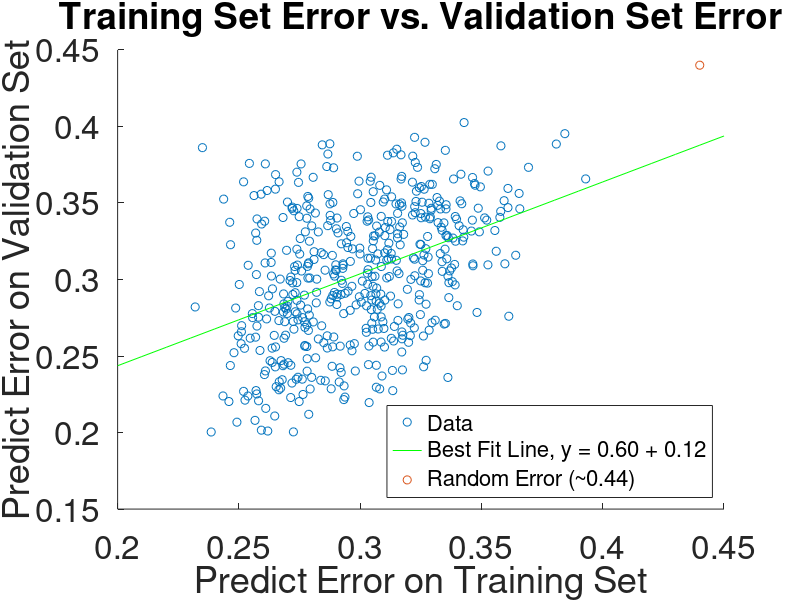

MATLAB code for this plot:
A = [0.328013020767 0.314636338321;
0.335381264609 0.346137059821;
0.312023400251 0.301938052201;
0.291349982701 0.233030935926;
0.3392014295 0.341144401408;
0.316295891243 0.334304447989;
0.299661510679 0.288710412395;
0.352726943622 0.37081605529;
0.28273263968 0.331079466343;
0.261075230163 0.215801498696;
0.269252879674 0.263619148882;
0.328909782875 0.340811245285;
0.321680269698 0.380563403458;
0.256888078783 0.262323865219;
0.304391568146 0.350324169008;
0.2537161844 0.223877496772;
0.295947224965 0.311817675502;
0.312849818148 0.261567681831;
0.339726184147 0.33944646971;
0.27398602567 0.346442495127;
0.27297235513 0.308442317916;
0.302955579184 0.30408559277;
0.317202754361 0.265724665198;
0.30325834789 0.306417179312;
0.322516484815 0.302441710336;
0.329730293748 0.36214602162;
0.369395635554 0.373279916964;
0.310090664371 0.35253550543;
0.294297756175 0.334613554087;
0.297994438959 0.240202779676;
0.283723576618 0.23414571783;
0.302457363949 0.268098402572;
0.31539831903 0.327161590846;
0.302623629782 0.282783473836;
0.269969410057 0.277800055695;
0.328346354101 0.349803422698;
0.330773060598 0.372353991038;
0.355529674354 0.332004253057;
0.284925242399 0.316249082302;
0.38086178409 0.388490417964;
0.33499165422 0.319806080859;
0.261629967174 0.358136756031;
0.275633494511 0.375491253386;
0.304919664481 0.301898179793;
0.27715188645 0.256468950153;
0.293729989958 0.223169413433;
0.312793406074 0.317001721475;
0.305113929605 0.267482595377;
0.342720429019 0.327652337915;
0.296581327055 0.295553910028;
0.250159987511 0.296738310423;
0.32637932373 0.358994202678;
0.268432174713 0.290570618465;
0.27457621326 0.363431432116;
0.270310776942 0.245649983545;
0.322676058834 0.343639401534;
0.34188150511 0.34948608896;
0.330936718902 0.273378522063;
0.282759052513 0.26114541404;
0.303636979655 0.256515784411;
0.326159202721 0.242963595858;
0.269484865362 0.280690995165;
0.315576069804 0.273269031164;
0.298317392809 0.283435102909;
0.268909546594 0.27241525531;
0.325367315595 0.197905875801;
0.294379281537 0.324013442698;
0.306786427348 0.334920128604;
0.272174096858 0.29778562568;
0.322322506603 0.268391939445;
0.315443094268 0.329872028556;
0.266481717762 0.273139287613;
0.245889023907 0.22026657553;
0.289951975899 0.309589630642;
0.338260854156 0.327068934964;
0.29502183911 0.292338421812;
0.346253318481 0.338770664034;
0.308081981047 0.361493000177;
0.3150860147 0.385111389585;
0.309778992937 0.268011695906;
0.360923250888 0.359492164755;
0.287796266761 0.338563707248;
0.31015866265 0.328639401534;
0.288652970811 0.256001113896;
0.268336413424 0.278738006633;
0.310015704244 0.255845041898;
0.33582543058 0.328809017493;
0.309370201598 0.272350446824;
0.286824814562 0.355431128326;
0.27108849565 0.299334573808;
0.305365450664 0.259054327739;
0.327194374826 0.247194121668;
0.265107718792 0.255949722792;
0.285524020489 0.306072124756;
0.316867117288 0.365622389307;
0.263353248441 0.317203615098;
0.317428022919 0.240924406977;
0.260796570551 0.310811245285;
0.258461574812 0.292093111567;
0.265376876535 0.229962152857;
0.278451330346 0.300927951191;
0.314909782875 0.312528290423;
0.297346050311 0.343117516012;
0.312918525269 0.33793600162;
0.306582786934 0.285905166958;
0.312895133457 0.31338573707;
0.287615191177 0.341893369788;
0.327745862974 0.297625882889;
0.269878163422 0.282694235589;
0.32247289942 0.347580061264;
0.273848662059 0.297962456647;
0.322728631343 0.376450849346;
0.308622304921 0.259118123592;
0.336167480992 0.23599643047;
0.317111684936 0.36736740842;
0.26859635621 0.261602364497;
0.30850562433 0.290451760715;
0.288053281352 0.287396015291;
0.288046910205 0.228579276474;
0.307045889134 0.28052758158;
0.274856737804 0.341034910509;
0.311393914078 0.337902331587;
0.316496746918 0.322648667122;
0.299521640802 0.364233437128;
0.302853488941 0.338080301765;
0.279343409028 0.346076934761;
0.30744187067 0.267653350548;
0.252311080732 0.255047720311;
0.281894112385 0.284727728412;
0.30013246922 0.345577960052;
0.285597073492 0.23375610744;
0.324961671856 0.299053315106;
0.27865563741 0.266734639629;
0.277014041839 0.272428672692;
0.336543986228 0.288153844206;
0.287489751314 0.285312270575;
0.349552880518 0.360513024987;
0.255645055399 0.275063289537;
0.323642110326 0.373278777752;
0.27922235724 0.30098554467;
0.247973198991 0.252161590846;
0.288733078487 0.350347079821;
0.305412909378 0.325212273107;
0.311269334954 0.381189969874;
0.332119760681 0.33715690742;
0.34644501827 0.310120883016;
0.286233040514 0.373796992481;
0.274364952786 0.273608263082;
0.311239631064 0.319450013924;
0.319639764394 0.27415660363;
0.364126714092 0.315827953723;
0.365524484612 0.356212754107;
0.282099820258 0.300229234703;
0.272687864442 0.267560947824;
0.310181311866 0.286530214425;
0.268604693552 0.244662793347;
0.299950110968 0.316679577732;
0.290858737753 0.330452899927;
0.357589639081 0.340592390066;
0.293030319908 0.309293562188;
0.278261360472 0.308539783803;
0.327165514797 0.28385724412;
0.297592786681 0.258091060986;
0.289118840873 0.262434495329;
0.269655038269 0.319059137743;
0.322440950862 0.313261816157;
0.274356294777 0.236125034809;
0.27135555218 0.222867522341;
0.292674134832 0.297434495329;
0.273944642752 0.286374015848;
0.256920229868 0.330339864814;
0.304521615487 0.366821219716;
0.265051382665 0.359016986912;
0.263694615326 0.255149869624;
0.323008008236 0.350997569682;
0.290462595884 0.340147338042;
0.273627418715 0.234844434318;
0.305103786402 0.320233918129;
0.3172349392 0.261244019139;
0.277002202476 0.289783170046;
0.333430166325 0.334118123592;
0.234969249724 0.386130984026;
0.333104731526 0.346061365535;
0.266480190375 0.227944355839;
0.335150865379 0.271303004987;
0.278003662355 0.256191109086;
0.304579175211 0.280313283208;
0.280979148207 0.318147641832;
0.324437862333 0.29010531379;
0.305376817465 0.35735513025;
0.340792258424 0.335154679628;
0.326063686151 0.263074352548;
0.264784663679 0.210808713703;
0.257464697096 0.339546087441;
0.292259394277 0.29948748133;
0.279994438959 0.236046808942;
0.306151067905 0.328510797195;
0.294957165641 0.320855927698;
0.249189826418 0.206771980456;
0.27937539134 0.228465102149;
0.295885834114 0.25717602086;
0.346511295073 0.308960532645;
0.278792300617 0.353112832587;
0.264843987072 0.279198627883;
0.288697762926 0.289514948989;
0.254658523413 0.261651730336;
0.261906660591 0.200989215463;
0.255542804824 0.277706260601;
0.293245242736 0.221522999418;
0.322432951065 0.39286499076;
0.243443735602 0.223907622592;
0.33137254753 0.375170248854;
0.310116714345 0.317350446824;
0.261420706649 0.274240652135;
0.32006508696 0.275172780436;
0.260899065846 0.37552492342;
0.294910905209 0.331431735905;
0.251937048007 0.363790916686;
0.2670226239 0.300255689729;
0.262580002194 0.281375155059;
0.304246103474 0.313929394193;
0.321540939892 0.363578263841;
0.298972194797 0.356020353915;
0.286609621697 0.335158223842;
0.286411508569 0.263193336878;
0.308053205404 0.228525227209;
0.278035307123 0.270369864054;
0.320820578382 0.271574770259;
0.273168324853 0.306009594694;
0.306367518122 0.31270777955;
0.25737267411 0.325597073492;
0.317565968794 0.263563707248;
0.270028075239 0.350597073492;
0.36093848257 0.346954760639;
0.280665417753 0.272251841726;
0.257441052125 0.269571529835;
0.30193569783 0.290884534569;
0.268537851362 0.284062681957;
0.334610060505 0.270888078783;
0.326888618854 0.340777575251;
0.348679847768 0.346574896838;
0.320918803743 0.300078985342;
0.303688682987 0.219579884054;
0.321945157507 0.314141034404;
0.231974701062 0.282047416521;
0.326302439601 0.316062504747;
0.349136114698 0.331121490595;
0.352181008076 0.338782689046;
0.272479110233 0.200431128326;
0.338929385754 0.309828865092;
0.313782824064 0.259810637705;
0.328147338042 0.303789777474;
0.3526717889 0.309560644034;
0.268196746074 0.340484038379;
0.292230973056 0.323310042784;
0.337640506991 0.30750550619;
0.277214619039 0.256912609807;
0.314768073382 0.349346472241;
0.268167843852 0.243673071568;
0.265119701611 0.368526366421;
0.277220053501 0.268710412395;
0.33914583597 0.296458190932;
0.259373112917 0.336239209134;
0.312512316144 0.289161287056;
0.293794705619 0.290965292018;
0.270190788419 0.28571491861;
0.312950549775 0.354013442698;
0.341187623942 0.351357054252;
0.296861649072 0.320006708691;
0.359661890416 0.310244803929;
0.279020455178 0.276708184603;
0.327800637959 0.328106756791;
0.278006447094 0.34001506291;
0.310970312988 0.301011999696;
0.316841244525 0.381454520139;
0.263834552712 0.293881167565;
0.347373568602 0.361607174502;
0.336183354008 0.302171337434;
0.263433896188 0.302248170932;
0.384380041012 0.395260373155;
0.317235681797 0.347871066555;
0.333790975756 0.33210501;
0.304790798545 0.286567555252;
0.317917782672 0.329460899724;
0.303498206796 0.338892053366;
0.284138781297 0.269738614212;
0.342451153135 0.33247538037;
0.356085128647 0.318438773702;
0.259166299587 0.355733019417;
0.329600018565 0.271761094656;
0.262259394277 0.289349003823;
0.335113448605 0.38436571226;
0.306668261563 0.243937621832;
0.284993156291 0.25869598238;
0.278794984093 0.2119162806;
0.263740234424 0.245834156097;
0.272393669359 0.272566770462;
0.249718690666 0.263204222678;
0.306801684346 0.294371788056;
0.263290119237 0.311118959014;
0.307971334059 0.284511278195;
0.289038193126 0.372976886661;
0.290190712471 0.33312599681;
0.286432031257 0.255222019696;
0.292107718792 0.290222019696;
0.326753558982 0.297871066555;
0.28983795347 0.306268195742;
0.392972152604 0.365702893598;
0.278760200164 0.310891749576;
0.338524864349 0.365659730133;
0.33658498941 0.297909546594;
0.273199809288 0.291349839245;
0.258040758462 0.282895116579;
0.331955942044 0.348444849497;
0.311835911327 0.323714083188;
0.267406015038 0.246991974887;
0.33302153532 0.316911597175;
0.290443355864 0.290377079061;
0.272620507498 0.344900888585;
0.312319899074 0.332568162831;
0.271410867235 0.301613250297;
0.257368978001 0.225226703121;
0.277968869986 0.34807549176;
0.342840662262 0.402521075416;
0.34223941166 0.32521733627;
0.32158583327 0.342131465026;
0.313434714733 0.227373231057;
0.279087575842 0.325007847903;
0.286689324321 0.381971595656;
0.325793963022 0.312263866738;
0.271916601267 0.34645705172;
0.308647300068 0.275529733424;
0.331694480309 0.353544467229;
0.341537007502 0.368773069036;
0.30950193666 0.350638085112;
0.311600322355 0.31358661806;
0.266575293452 0.363824586719;
0.287548973444 0.349406597301;
0.317152527784 0.252623351308;
0.253830485304 0.309273182957;
0.305872467364 0.275482899167;
0.280028151186 0.335048732943;
0.257215403829 0.303215108478;
0.281640506991 0.248831801727;
0.238574407399 0.200365180628;
0.306501455659 0.290585175059;
0.308717543016 0.308472443736;
0.262836451398 0.246919824815;
0.313663611892 0.382742462216;
0.280977485802 0.313094731779;
0.281515328726 0.343400293663;
0.339337915496 0.325007847903;
0.273979148207 0.277618541303;
0.251037273318 0.265838839523;
0.278613613157 0.310225690489;
0.319957967309 0.258959393433;
0.325569960254 0.350489101542;
0.32521872864 0.360762006025;
0.290107279984 0.305875041138;
0.335371585529 0.328620288094;
0.276443094268 0.224893673578;
0.347119018084 0.362686007949;
0.272229209387 0.290179995443;
0.351310878206 0.340229361282;
0.340030117381 0.28286499076;
0.284360227167 0.387951570846;
0.27738573707 0.331113136376;
0.315441389669 0.343189666084;
0.275082183573 0.316635021898;
0.260534121499 0.23786499076;
0.304142629301 0.36421672869;
0.314101001662 0.269322548796;
0.30529252424 0.295538340801;
0.254323831464 0.375838839523;
0.260931149422 0.240264043948;
0.346320278812 0.366619452672;
0.292895437246 0.310211133895;
0.264570643781 0.263487886383;
0.329269773761 0.345278473963;
0.328710530535 0.362172476646;
0.325783845135 0.306060226323;
0.27814547311 0.248237892712;
0.265021299039 0.242903470798;
0.258694379045 0.253631047315;
0.288534906289 0.315743905218;
0.307310776942 0.316731095415;
0.271879420774 0.232335890231;
0.335442031003 0.348836611731;
0.278116975942 0.240101769575;
0.310864771356 0.358560036455;
0.325032319857 0.322844611529;
0.256642650397 0.207962456647;
0.317028589994 0.350033163717;
0.291678025029 0.242331206805;
0.306102664068 0.302112225007;
0.267843885809 0.234512417407;
0.324296389121 0.286591605276;
0.304379222467 0.289435710488;
0.271410225901 0.243952178426;
0.275828417846 0.305513024987;
0.257058032286 0.227422470317;
0.303127017881 0.340943520417;
0.28903883446 0.303634718108;
0.345860501422 0.331646920331;
0.276262516561 0.275094427989;
0.303420605386 0.244383813068;
0.275470831962 0.283272701957;
0.252509050404 0.221163514848;
0.323189227277 0.357683476368;
0.29662871826 0.253427761322;
0.3357089272 0.313518012202;
0.365818915977 0.346188830663;
0.310965604246 0.312654869497;
0.273897124967 0.31980595428;
0.248674236095 0.28134502924;
0.319459406091 0.293578263841;
0.246215505093 0.337373231057;
0.293203699484 0.277713475608;
0.324828375653 0.277071339966;
0.317384150612 0.337035391509;
0.280617621495 0.366752740437;
0.296153236627 0.328105617579;
0.324648042666 0.323050175945;
0.287505970313 0.388649148123;
0.309001493633 0.23694779879;
0.29588186797 0.279847978532;
0.303209910298 0.313869142553;
0.289398724083 0.291533885218;
0.259261394226 0.201553125237;
0.274841480806 0.220238728133;
0.358034361999 0.387310827574;
0.316008312026 0.303843826739;
0.303071120562 0.296884002937;
0.361280794579 0.275993898889;
0.251124334405 0.269828738513;
0.336910626735 0.305622515886;
0.336346050311 0.327275765171;
0.276120984279 0.234882787778;
0.306662970558 0.229612414876;
0.328719990211 0.339678362573;
0.25623239918 0.354829877725;
0.315651004616 0.284089263563;
0.302557690523 0.265498468393;
0.328437862333 0.266888686362;
0.278340421761 0.280773904458;
0.337986261951 0.29857712463;
0.300899563724 0.298959393433;
0.292815970904 0.307270955166;
0.258105111263 0.220755803651;
0.308677586221 0.341234525708;
0.243716361611 0.352512721197;
0.283949908441 0.317528290423;
0.273911774385 0.370113668008;
0.246471777086 0.243782562467;
0.307847615672 0.330963899648;
0.250919926078 0.258030935926;
0.305518889817 0.328467633731;
0.348170265732 0.278473456368;
0.313307933132 0.240574289258;
0.3152195725 0.305588719273;
0.334529775617 0.336975266449;
0.258100022784 0.275354294828;
0.266631325789 0.233196881092;
0.320671046303 0.26332561201;
0.289448385273 0.302194248247;
0.246554947976 0.322713475608;
0.329321223935 0.346526670211;
0.300462958744 0.285232905496;
0.278418023172 0.354258752943;
0.325003383881 0.343069415964;
0.327063222028 0.320101642996;
0.298824147912 0.380517708412;
0.27199921521 0.347308295993;
0.28842257158 0.243288271183;
0.290425077846 0.288532568796;
0.308616836705 0.282742462216;
0.293362125853 0.23047568416;
0.290359459254 0.283665856561;
0.332698142663 0.351189969874;
0.260623756361 0.338083845979;
0.267215741374 0.229002556897;
0.333744841903 0.311587934483;
0.292169784731 0.239274322169;
0.268924373223 0.281661476925;
0.357943495101 0.3445160882;
0.273254103272 0.278903951799;
0.32516991131 0.340316954001;
0.359338818427 0.351494392547;
0.27528883657 0.326731095415;
0.251934398285 0.226915141389;
0.326727947816 0.389644692539;
0.324402994017 0.359953798638;
0.274133228695 0.309417483102;
0.304790494755 0.27145705172;
0.316181792866 0.349048251943;
0.310368058193 0.333956861852;
0.282027611115 0.291628819524;
0.299846974338 0.32046479836;
0.33384575074 0.305324169008;
0.291763119921 0.256454520139];

[p, c] = polyfit(A(:, 1), A(:, 2), 1)
input = 0.2:0.01:0.45;
output = (input .* p(1)) + p(2);

hold on
set(gca, 'FontSize', 24)
scatter(A(:, 1), A(:, 2))
plot(input, output, 'g')
scatter(0.44, 0.44, 'rx')
title('Training Set Error vs. Validation Set Error')
xlabel('Predict Error on Training Set')
ylabel('Predict Error on Validation Set')
legend({'Data', 'Best Fit Line, y = 0.60 + 0.12', 'Random Error (~0.44)'}, 'Location', 'southeast', 'FontSize', 16)